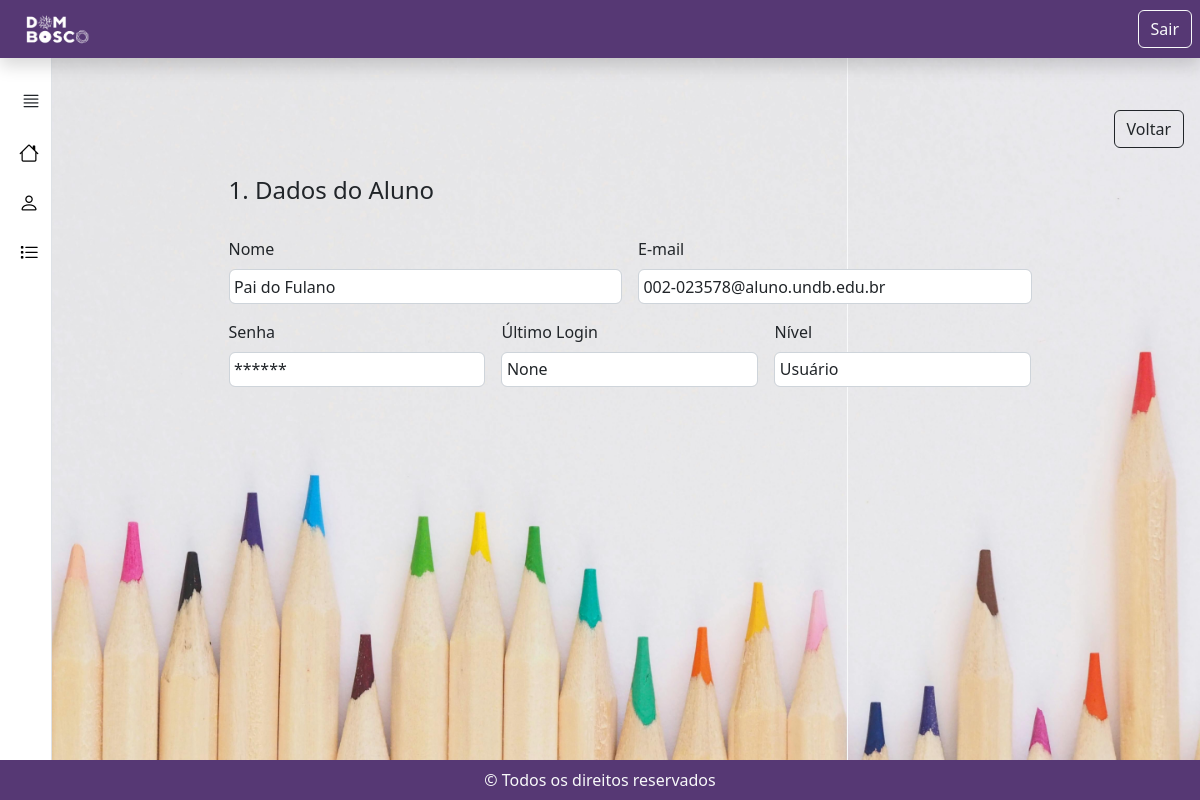
/usuarios/view/3, run on the app's committed database.
### tables this page shows
CREATE TABLE "tbl_undb_usuarios" (
	"id_usuario"	INTEGER NOT NULL,
	"nome_usuario"	TEXT NOT NULL,
	"email_usuario"	TEXT NOT NULL,
	"senha_usuario"	TEXT,
	"ult_data_login"	BLOB,
	"tipo_usuario"	BLOB NOT NULL,
	"assinatura"	BLOB,
	PRIMARY KEY("id_usuario" AUTOINCREMENT)
);

### app/controller/rotas.py (the view)
@app.route('/usuarios/view/<id_usuario>', methods=["GET", "POST"])
def view_usuario(id_usuario):
    usuario = utiles.to_df(functions.get_usuario(id_usuario), 'usuario')
    return render_template('usuarios/view_usuario.html', usuario=usuario)

### app/model/ModelUser.py (called while the page is built)
    def _connecting(self):
        conn = sqlite3.connect(self._nome)
        return conn

    @classmethod
    def call_get_query(self, db, query):
        temp = []
        results = []
        try:
            cursor = db._conn.cursor()
            cursor.execute(query)
            rows = cursor.fetchall()
            for row in rows:
                temp = [elem for elem in row]
                results.append(temp)
            db._conn.close()
            if results:
                return results
            else:
                return ''
        except Exception as ex:
            raise Exception(ex)

### app/model/functions.py (called while the page is built)
def get_usuario(id):
    db = ModelUser()
    proc = f"SELECT * FROM tbl_undb_usuarios WHERE id_usuario = {id}"
    data = ModelUser.call_get_query(db, proc)
    return data

### app/templates/usuarios/view_usuario.html (shortened to what this page needs)
{% extends "base.html" %}
{% block navbar %}
<button class="nav-link text-start text-dark fw-bold nav-button"
    id="v-pills-home-tab colorButton" data-bs-toggle="pill" data-bs-target="#v-pills-home"
    type="button" role="tab" onclick="redireciona('home');" aria-controls="v-pills-home" aria-selected="false" title="Home"><i
    class="bi bi-house"></i> <span class="nav-text">Home</span></button>
<button class="nav-link text-start text-dark fw-bold nav-button" id="v-pills-contas-tab colorButton"
    data-bs-toggle="pill" data-bs-target="#v-pills-meus-dados" type="button" role="tab"
    aria-controls="v-pills-meus-dados" onclick="redireciona('meusDados')" aria-selected="false" title="Meus Dados"><i class="bi bi-person"></i></button>
<button class="nav-link text-start text-dark fw-bold nav-button" id="v-pills-opt-tab colorButton"
    data-bs-toggle="pill" data-bs-target="#v-pills-opt" type="button" role="tab" onclick="redireciona('all_chamados')"
    aria-controls="v-pills-opt" aria-selected="false" title="Atendimentos"><i class="bi bi-list-task"></i>
    <span class="nav-text">Chamados</span></button>
{% endblock %}
{% block content %}
<div class="container-fluid">
    <div class="pt-4 nav justify-content-end">
        <div class="d-flex">
            <a class="btn btn-outline-dark m-2" href="{{ url_for('home') }}">Voltar</a>
        </div>
    </div>
    <main class="form-signin w-75 m-auto">
        <div class="row g-5">
            <div class="col align-self-start">
                <form class="needs-validation" novalidate>
                    <div class="row g-3">
                        <h4 class="mb-3">1. Dados do Aluno</h4>
                        <div class="col-sm-6">
                            <label for="nomeAlu" class="form-label">Nome</label>
                            <label class="form-control">{{ usuario['nome_usuario'][0] }}</label>
                        </div>
                        <div class="col-sm-6">
                            <label for="nascAlu" class="form-label">E-mail</label>
                            <label class="form-control">{{ usuario['email_usuario'][0] }}</label>
                        </div>
                        <div class="col-sm-4">
                            <label for="senha" class="form-label">Senha</label>
                            <label class="form-control">******</label>
                        </div>
                        <div class="col-sm-4">
                            <label for="turmaAlu" class="form-label">Último Login</label>
                            <label class="form-control">{{ usuario['ult_data_login'][0] }}</label>
                        </div>
                        <div class="col-sm-4">
                            <label for="nomeResp" class="form-label">Nível</label>
                            <label class="form-control">{{ usuario['tipo_usuario'][0] }}</label>
                        </div>
                        <div class="mb-6">
                            <br>
                        </div>
                    </div>
                </form>
            </div>
        </div>
    </main>
</div>
{% endblock %}

### app/static/styles.css (style rules this page uses)
body { margin: 0; }
.d-flex { display: flex; }
.row>* { flex-shrink: 1; }
.form-control { display: inline-block; padding: .275rem .275rem; }
.sidebar .nav-link { display: flex; align-items: center; padding: 10px 15px; }
.sidebar .nav-link i { font-size: 20px; margin-right: 8px; }
.sidebar.collapsed .nav-link i { display: block; }
main { padding: 3px; flex-grow: 1; margin-left: 250px; padding: 20px; transition: margin-left 0.3s; }
.sidebar.collapsed .nav-button { position: relative; font-size: 16px; border: none; background-color: #ffffff; color: black !important; cursor: pointer; border-radius: 4px; transition: background-color 0.3s; }
.container-fluid { --bs-gutter-x: 0.5rem; overflow: hidden; }

### app/templates/base.html (style rules this page uses)
body::before { content: ""; background-image: url("../static/resources/background.png"); background-size: cover; background-position: center; background-repeat: no-repeat; position: fixed; top: 0; left: 0; width: 100vw; height: 100vh; z-index: -1; }

### data on the page
tbl_undb_usuarios: nome_usuario "Pai do Fulano", email_usuario "002-023578@aluno.undb.edu.br", tipo_usuario "Usuário"

### other printed values
{{ usuario['ult_data_login'][0] }} "None"
